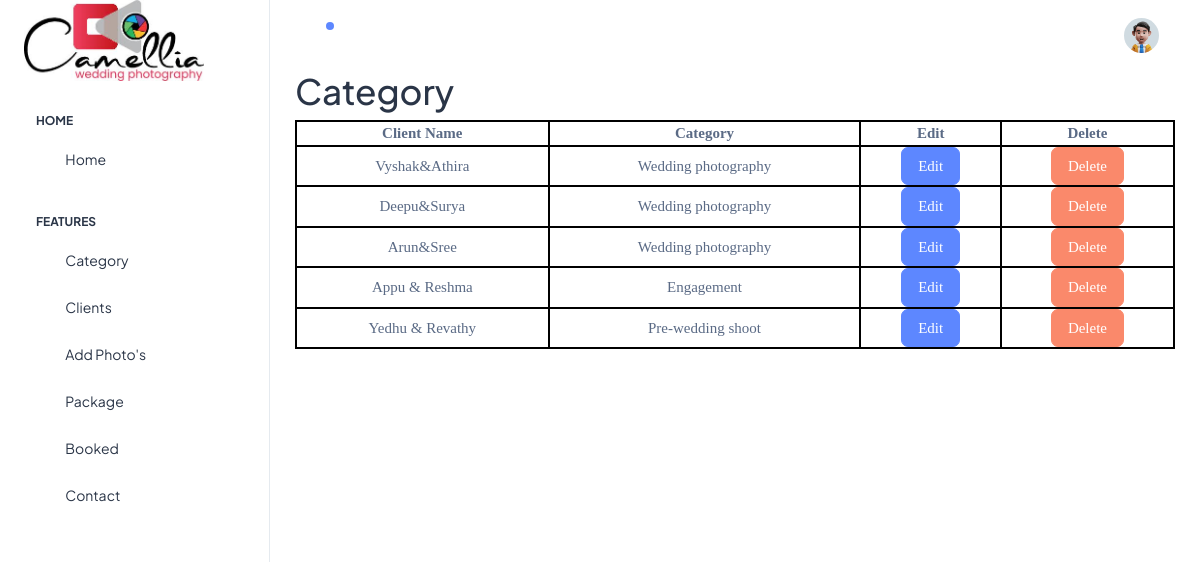
The page /adminapp/ShowClients/ on the database its author committed.
### adminapp/models.py (models this page shows)
class ClientDB(models.Model):
    ClientName = models.CharField(max_length=100,null=True,blank=True)
    ClientEventCategory = models.CharField(max_length=100,null=True,blank=True)

### adminapp/views.py (the view)
# urls.py: path('ShowClients/',views.ShowClients,name="ShowClients"),
def ShowClients(req):
    data=ClientDB.objects.all()
    return render(req,"showClients.html",{'data':data})

### adminapp/templates/showClients.html (shortened to what this page needs)
<!DOCTYPE html>
{% extends 'index.html' %}
{% block content %}
<html lang="en">
<head>
</head>
<body>
    <div>
        <form action="" enctype="multipart/form-data">
            <div>
                <h1>Category</h1>
                <table style="width: 100%;">
                    <thead>
                        <tr >
                        <th>Client Name</th>
                          <th>Category</th>
                          <th>Edit</th>
                          <th>Delete</th>
                        </tr>
                        <tbody>
                            {% for i in data %}
                            <tr>
                                <td>{{i.ClientName}}</td>
                                <td> {{i.ClientEventCategory}}</td>
                                <td>
                                    <a href="{% url 'editClientsPage' dataid=i.id %}" class="btn btn-primary mr-2">Edit</a>
                                </td>
                                <td><a href="{% url 'deleteClientsData' dataid=i.id %}" class="btn btn-danger mr-2">Delete</a></td>
                            </tr>
                            {% endfor %}
                        </tbody>
                      </thead>
                </table>
              </div>
        </form>
      </div>
</body>
</html>
{% endblock %}

### adminapp/templates/showClients.html (style rules this page uses)
table, th, td { border: 2px solid black; text-align: center; font-family: 'Times New Roman'; font-size: 15px; table-layout: auto; }

### rows shown on the page
ClientDB: ClientName "Vyshak&Athira", ClientEventCategory "Wedding photography"
ClientDB: ClientName "Deepu&Surya", ClientEventCategory "Wedding photography"
ClientDB: ClientName "Arun&Sree", ClientEventCategory "Wedding photography"
ClientDB: ClientName "Appu & Reshma", ClientEventCategory "Engagement"
ClientDB: ClientName "Yedhu & Revathy", ClientEventCategory "Pre-wedding shoot"
